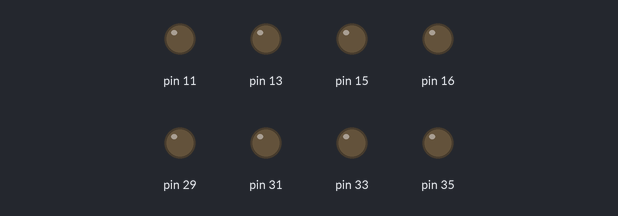
The program below on a simulated Raspberry Pi (header pin numbers). On the bench: output pins drawn as LEDs (lit = HIGH).

Above: at 0.07 s.
At 1.42 s:
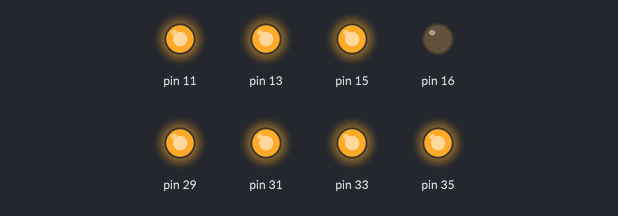
At 2.92 s:
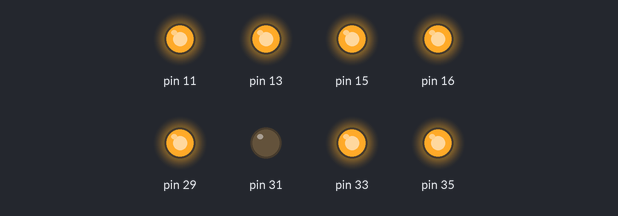
At 5.7 s:
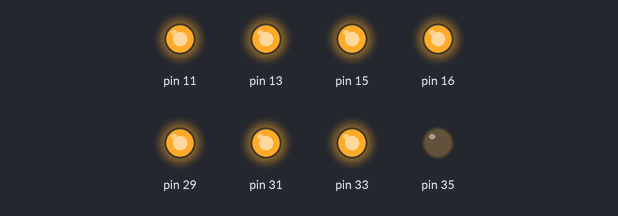
At 9.3 s:
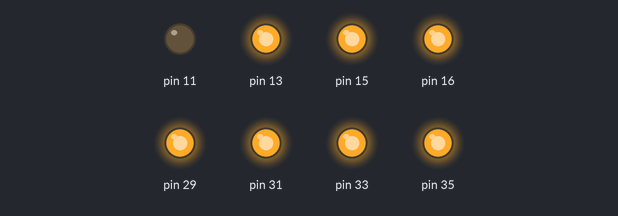
At 15.7 s:
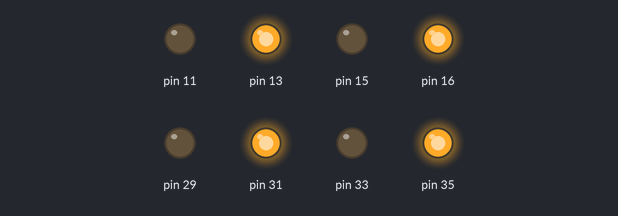
Timing chart, 0 to 21.1 s (numbered marks = the images above):
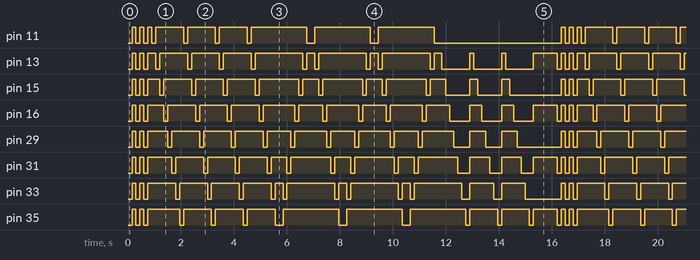

The program:

demo.py
```python
import RPi.GPIO as GPIO
from array import *
import time
pinArray = array('i',[11,13,15,16,29,31,33,35])
restTime=.15
reps=3
def basicBlink(pins):
	for i in pins:
		GPIO.output(i,GPIO.LOW)
	time.sleep(restTime)
	for i in pins:
		GPIO.output(i,GPIO.HIGH)
	time.sleep(restTime)
	return
def rotateBlink(pins):
	totalPins=len(pins)
	startPoint=0
	endPoint=totalPins-1
	while(startPoint<=endPoint):
		GPIO.output(pins[startPoint],GPIO.LOW)
		time.sleep(restTime)
		GPIO.output(pins[startPoint],GPIO.HIGH)
		startPoint+=1

	return
def rotateAndBack(pins):
	totalPins=len(pins)
	startPoint=0
	endPoint=totalPins-1
	while(startPoint<=endPoint):
		GPIO.output(pins[startPoint],GPIO.LOW)
		time.sleep(restTime)
		GPIO.output(pins[startPoint],GPIO.HIGH)
		startPoint+=1
	while(endPoint>=0):
		GPIO.output(pins[endPoint],GPIO.LOW)
		time.sleep(restTime)
		GPIO.output(pins[endPoint],GPIO.HIGH)
		endPoint-=1
	return
def fillBar(pins):
	totalPins=len(pins)
	startPoint=0
	endPoint=totalPins-1
	while(startPoint<=endPoint):
		GPIO.output(pins[startPoint],GPIO.LOW)
		time.sleep(restTime)
		startPoint+=1
	return
def everyOther(pins):
	totalPins=len(pins)
	for i in range(0,totalPins):
		if(i%2==0):
			GPIO.output(pins[i],GPIO.LOW)
		else:
			GPIO.output(pins[i],GPIO.HIGH)
	time.sleep(restTime)
	return
def allLEDoff(pins):
	for i in pins:
		GPIO.output(i,GPIO.HIGH)
	return
def setup(pins):
	GPIO.setmode(GPIO.BOARD)
	for p in pins:
		GPIO.setup(p,GPIO.OUT)
	return
setup(pinArray)
while(1==1):
	for i in range(0,reps):
		basicBlink(pinArray)
	for i in range(0,reps):
		rotateBlink(pinArray)
	for i in range(0,reps):
		rotateAndBack(pinArray)
	for i in range(0,reps):
		fillBar(pinArray)
		allLEDoff(pinArray)
	for i in range(0,reps*2):
		everyOther(pinArray)
		allLEDoff(pinArray)
GPIO.cleanup()
```

Measured:
- by itself, pin 13, pin 15, pin 16, pin 29, pin 31, pin 33, pin 35: moves between LOW and HIGH, repeating every 16.2 s
- by itself, pin 11: repeats every 16.2 s: 2 × (LOW 0.15 s, HIGH 0.15 s), 3 × (LOW 0.15 s, HIGH 1.1 s), LOW 0.15 s, 2 × (HIGH 2.1 s, LOW 0.30 s), HIGH 2.1 s, LOW 4.8 s, HIGH 0.15 s
- by itself, everything shown: repeats every 16.2 s, in 97 steps
